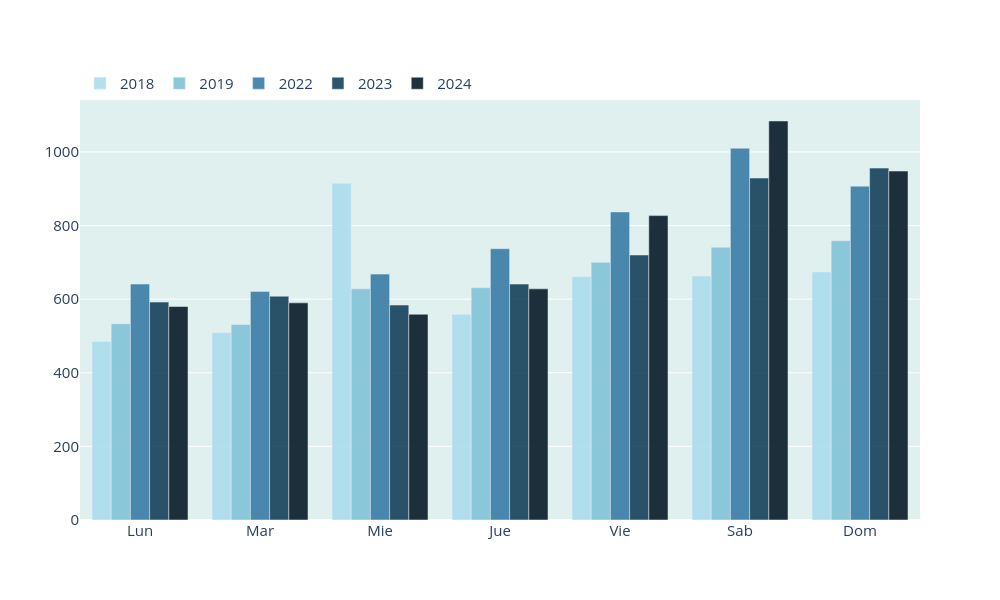

Write notebook code for a chart like this one.
### Code cell
# Generar gráfico interactivo
i = len(com_diaper.columns) - 1

fig = go.Figure()

for col in com_diaper.columns:
    
    etiqueta = [f"{col}: {x:,.0f}" for x in com_diaper[col]] 

    fig.add_trace(
        
        go.Bar(
            
            name = col,
            x = com_diaper.index,
            y = com_diaper[col],
            
            hovertext = etiqueta,
            hoverinfo = "text",
            hoverlabel = form_etiquetas,
            
            opacity = 0.9,
            marker = dict(color = color_fill[i])
            
        )
    )

    i -= 1

fig.update_layout(
    plot_bgcolor = color_fondo,
    xaxis = form_ticks,
    yaxis = form_ticks,
    legend = form_leyendas,
    autosize = False,
    width = 1000,
    height = 600,
    margin = dict(t = 100)
)

fig.show()

### Figure 1 — Plotly figure (JSON) as saved in the notebook; plotly's stock layout.template omitted (floating-point values rounded to 4 significant figures)
{"data": [{"hoverinfo": "text", "hoverlabel": {"font": {"size": 15}}, "hovertext": ["2018: 485", "2018: 509", "2018: 915", "2018: 559", "2018: 661", "2018: 663", "2018: 674"], "marker": {"color": "#acddec"}, "name": "2018", "opacity": 0.9, "type": "bar", "x": ["Lun", "Mar", "Mie", "Jue", "Vie", "Sab", "Dom"], "y": [485, 509, 915, 559, 661, 663, 674]}, {"hoverinfo": "text", "hoverlabel": {"font": {"size": 15}}, "hovertext": ["2019: 533", "2019: 531", "2019: 628", "2019: 631", "2019: 700", "2019: 741", "2019: 759"], "marker": {"color": "#81c3d7"}, "name": "2019", "opacity": 0.9, "type": "bar", "x": ["Lun", "Mar", "Mie", "Jue", "Vie", "Sab", "Dom"], "y": [533, 531, 628, 631, 700, 741, 759]}, {"hoverinfo": "text", "hoverlabel": {"font": {"size": 15}}, "hovertext": ["2022: 641", "2022: 621", "2022: 668", "2022: 737", "2022: 837", "2022: 1,010", "2022: 907"], "marker": {"color": "#3a7ca5"}, "name": "2022", "opacity": 0.9, "type": "bar", "x": ["Lun", "Mar", "Mie", "Jue", "Vie", "Sab", "Dom"], "y": [641, 621, 668, 737, 837, 1010, 907]}, {"hoverinfo": "text", "hoverlabel": {"font": {"size": 15}}, "hovertext": ["2023: 592", "2023: 608", "2023: 584", "2023: 641", "2023: 720", "2023: 929", "2023: 956"], "marker": {"color": "#16425b"}, "name": "2023", "opacity": 0.9, "type": "bar", "x": ["Lun", "Mar", "Mie", "Jue", "Vie", "Sab", "Dom"], "y": [592, 608, 584, 641, 720, 929, 956]}, {"hoverinfo": "text", "hoverlabel": {"font": {"size": 15}}, "hovertext": ["2024: 580", "2024: 590", "2024: 559", "2024: 628", "2024: 827", "2024: 1,084", "2024: 948"], "marker": {"color": "#081b27"}, "name": "2024", "opacity": 0.9, "type": "bar", "x": ["Lun", "Mar", "Mie", "Jue", "Vie", "Sab", "Dom"], "y": [580, 590, 559, 628, 827, 1084, 948]}], "layout": {"autosize": false, "height": 600, "legend": {"font": {"size": 15}, "orientation": "h", "y": 1, "yanchor": "bottom"}, "margin": {"t": 100}, "plot_bgcolor": "#dff0ef", "width": 1000, "xaxis": {"tickfont": {"size": 15}}, "yaxis": {"tickfont": {"size": 15}}}}
